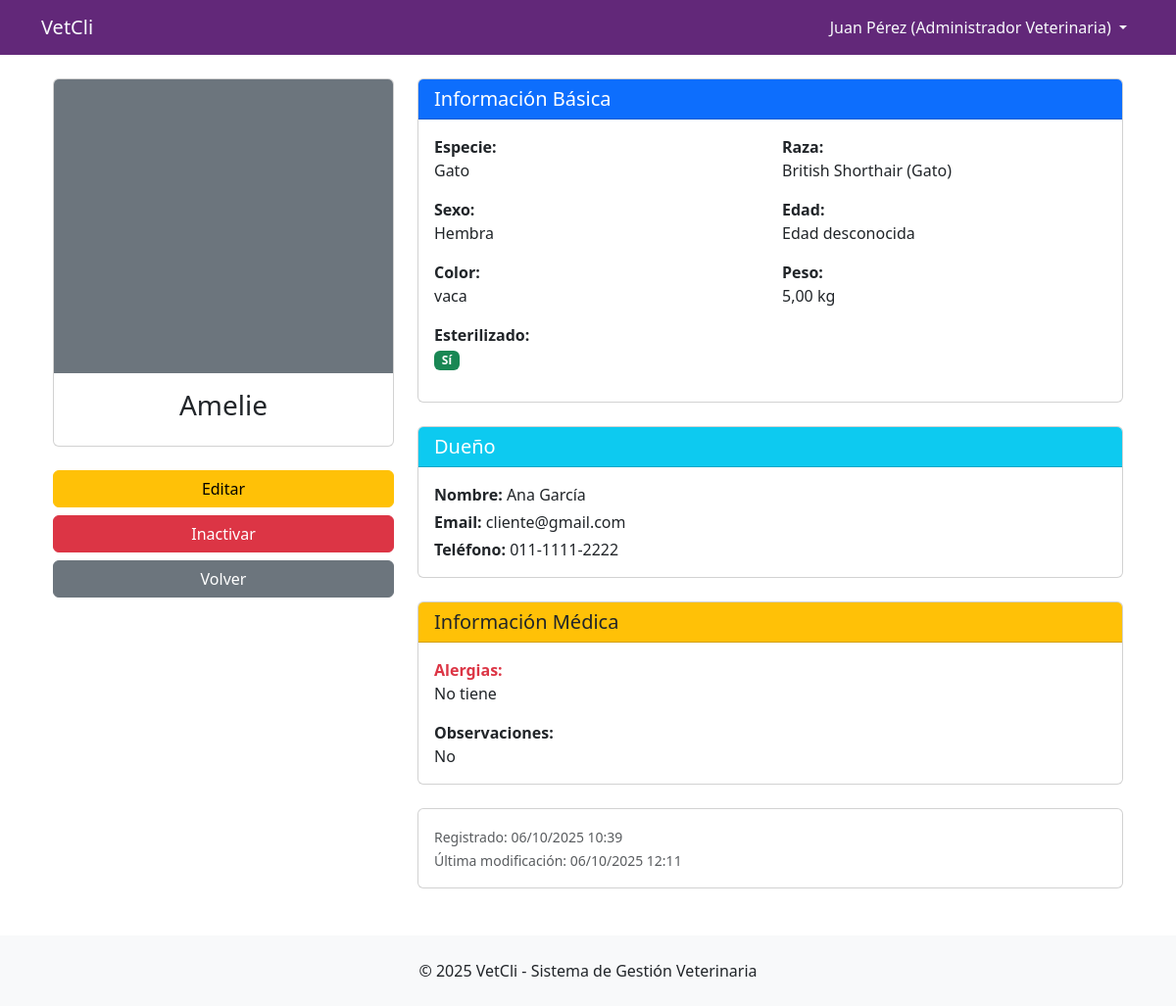
Page /mascotas/detalle/1/ (signed in) on the committed database.
### apps/accounts/models.py (models this page shows, shortened)
class CustomUser(AbstractUser):
    OPCIONES_ROL = [
        ("admin_veterinaria", "Administrador Veterinaria"),
        ("veterinario", "Veterinario"),
        ("cliente", "Cliente"),
    ]
    rol = models.CharField(max_length=20, choices=OPCIONES_ROL, default="cliente")
    telefono = models.CharField(max_length=15, blank=True)
    direccion = models.TextField(blank=True)
    dni = models.CharField(max_length=10, unique=True, null=True, blank=True)
    fecha_nacimiento = models.DateField(null=True, blank=True)
    clinica = models.ForeignKey(
        "clinicas.Clinica",
        on_delete=models.CASCADE,
        null=True,
        blank=True,
        related_name="usuarios",
    )
    pendiente_aprobacion = models.BooleanField(default=False)
    fecha_aprobacion = models.DateTimeField(null=True, blank=True)
    aprobado_por = models.ForeignKey(
        "self", on_delete=models.SET_NULL, null=True, blank=True
    )

### apps/mascotas/models.py (models this page shows, shortened)
class Mascota(models.Model):
    SEXO_CHOICES = [
        ("M", "Macho"),
        ("H", "Hembra"),
    ]
    nombre = models.CharField(max_length=100)
    especie = models.ForeignKey(
        Especie, on_delete=models.PROTECT, related_name="mascotas"
    )
    raza = models.ForeignKey(
        Raza, on_delete=models.SET_NULL, null=True, blank=True, related_name="mascotas"
    )
    dueno = models.ForeignKey(
        CustomUser,
        on_delete=models.CASCADE,
        related_name="mascotas",
        limit_choices_to={"rol": "cliente"},
    )
    sexo = models.CharField(max_length=1, choices=SEXO_CHOICES)
    fecha_nacimiento = models.DateField(
        null=True, blank=True, help_text="Fecha aproximada de nacimiento"
    )
    color = models.CharField(max_length=100, blank=True)
    peso = models.DecimalField(
        max_digits=6,
        decimal_places=2,
        validators=[MinValueValidator(0.01)],
        null=True,
        blank=True,
        help_text="Peso en kilogramos",
    )
    numero_chip = models.CharField(
        max_length=50,
        blank=True,
        unique=True,
        null=True,
        help_text="Número de microchip",
    )
    foto = models.ImageField(upload_to="mascotas/fotos/", blank=True, null=True)
    esterilizado = models.BooleanField(
        default=False, help_text="¿Está castrado/esterilizado?"
    )
    alergias = models.TextField(
        blank=True, help_text="Alergias conocidas (medicamentos, alimentos, etc.)"
    )
    condiciones_preexistentes = models.TextField(
        blank=True, help_text="Condiciones médicas crónicas o importantes"
    )
    observaciones = models.TextField(
        blank=True, help_text="Observaciones generales sobre la mascota"
    )
    activo = models.BooleanField(default=True, help_text="Mascota activa en el sistema")
    fecha_fallecimiento = models.DateField(
        null=True, blank=True, help_text="Fecha de fallecimiento (si aplica)"
    )
    fecha_registro = models.DateTimeField(auto_now_add=True)
    fecha_modificacion = models.DateTimeField(auto_now=True)
    class Meta:
        verbose_name = "Mascota"
        verbose_name_plural = "Mascotas"
        ordering = ["-fecha_registro"]
        indexes = [
            models.Index(fields=["dueno", "activo"]),
            models.Index(fields=["numero_chip"]),
        ]
    @property
    def edad(self):
        if not self.fecha_nacimiento:
            return None
    @property
    def edad_texto(self):
        edad = self.edad
        if edad is None:
            return "Edad desconocida"
        if edad == 0:
            meses = (timezone.now().date() - self.fecha_nacimiento).days // 30
            return f"{meses} meses" if meses != 1 else "1 mes"
        return f"{edad} años" if edad != 1 else "1 año"
    @property
    def esta_fallecido(self):
        return self.fecha_fallecimiento is not None

class Especie(models.Model):
    nombre = models.CharField(max_length=50, unique=True)
    descripcion = models.TextField(blank=True, null=True)
    activo = models.BooleanField(default=True)
    class Meta:
        verbose_name = "Especie"
        verbose_name_plural = "Especies"
        ordering = ["nombre"]
    def __str__(self):
        return self.nombre

class Raza(models.Model):
    nombre = models.CharField(max_length=100)
    especie = models.ForeignKey(Especie, on_delete=models.CASCADE, related_name="razas")
    descripcion = models.TextField(blank=True, null=True)
    activo = models.BooleanField(default=True)
    class Meta:
        verbose_name = "Raza"
        verbose_name_plural = "Razas"
        ordering = ["especie", "nombre"]
        unique_together = ["nombre", "especie"]
    def __str__(self):
        return f"{self.nombre} ({self.especie.nombre})"

### apps/mascotas/views.py (the view)
# urls.py: path("detalle/<int:pk>/", views.detalle_mascota, name="detalle_mascota"),
@login_required
def detalle_mascota(request, pk):
    mascota = get_object_or_404(
        Mascota.objects.select_related("especie", "raza", "dueno"), pk=pk
    )
    if request.user.rol == "cliente":
        if mascota.dueno != request.user:
            messages.error(request, "No tienes permiso para ver esta mascota.")
            return redirect("mascotas:mis_mascotas")
    elif request.user.rol not in ["admin_veterinaria", "veterinario"]:
        return HttpResponseForbidden("No tienes permiso para acceder.")
    context = {
        "mascota": mascota,
    }
    return render(request, "mascotas/detalle_mascota.html", context)

### templates/mascotas/detalle_mascota.html (shortened to what this page needs)
{% extends 'base.html' %}
{% load static %}
{% block content %}
<div class="container mt-4">
    <div class="row">
        <div class="col-md-4">
            <div class="card mb-4">
                {% if mascota.foto %}
                    <img src="{{ mascota.foto.url }}" class="card-img-top" alt="{{ mascota.nombre }}">
                {% else %}
                    <div class="card-img-top bg-secondary d-flex align-items-center justify-content-center" style="height: 300px;">
                    </div>
                {% endif %}
                <div class="card-body text-center">
                    <h3>{{ mascota.nombre }}</h3>
                </div>
            </div>
            {% if user.rol == 'cliente' and user == mascota.dueno %}
                <div class="d-grid gap-2">
                    <a href="{% url 'mascotas:editar_mascota' mascota.pk %}" class="btn btn-warning">
                        <i class="bi bi-pencil"></i> Editar Información
                    </a>
                    <a href="{% url 'mascotas:mis_mascotas' %}" class="btn btn-secondary">
                        <i class="bi bi-arrow-left"></i> Volver a Mis Mascotas
                    </a>
                </div>
            {% elif user.rol == 'admin_veterinaria' %}
                <div class="d-grid gap-2">
                    <a href="{% url 'mascotas:editar_mascota_admin' mascota.pk %}" class="btn btn-warning">
                         Editar
                    </a>
                    {% if mascota.activo %}
                        <a href="{% url 'mascotas:inactivar_mascota' mascota.pk %}" class="btn btn-danger">
                             Inactivar
                        </a>
                    {% else %}
                        <a href="{% url 'mascotas:activar_mascota' mascota.pk %}" class="btn btn-success">
                            <i class="bi bi-check-circle"></i> Activar
                        </a>
                    {% endif %}
                    <a href="{% url 'mascotas:lista_mascotas_admin' %}" class="btn btn-secondary">
                         Volver
                    </a>
                </div>
            {% endif %}
        </div>
        <div class="col-md-8">
            <div class="card mb-4">
                <div class="card-header bg-primary text-white">
                    <h5 class="mb-0"> Información Básica</h5>
                </div>
                <div class="card-body">
                    <div class="row">
                        <div class="col-md-6 mb-3">
                            <strong>Especie:</strong><br>
                            {{ mascota.especie }}
                        </div>
                        <div class="col-md-6 mb-3">
                            <strong>Raza:</strong><br>
                            {{ mascota.raza|default:"No especificada" }}
                        </div>
                        <div class="col-md-6 mb-3">
                            <strong>Sexo:</strong><br>
                            {{ mascota.get_sexo_display }}
                        </div>
                        <div class="col-md-6 mb-3">
                            <strong>Edad:</strong><br>
                            {{ mascota.edad_texto }}
                        </div>
                        <div class="col-md-6 mb-3">
                            <strong>Color:</strong><br>
                            {{ mascota.color|default:"No especificado" }}
                        </div>
                        {% if mascota.peso %}
                        <div class="col-md-6 mb-3">
                            <strong>Peso:</strong><br>
                            {{ mascota.peso }} kg
                        </div>
                        {% endif %}
                        <div class="col-md-6 mb-3">
                            <strong>Esterilizado:</strong><br>
                            {% if mascota.esterilizado %}
                                <span class="badge bg-success">Sí</span>
                            {% else %}
                                <span class="badge bg-secondary">No</span>
                            {% endif %}
                        </div>
                    </div>
                </div>
            </div>
            {% if user.rol != 'cliente' %}
            <div class="card mb-4">
                <div class="card-header bg-info text-white">
                    <h5 class="mb-0"> Dueño</h5>
                </div>
                <div class="card-body">
                    <p class="mb-1"><strong>Nombre:</strong> {{ mascota.dueno.get_full_name }}</p>
                    <p class="mb-1"><strong>Email:</strong> {{ mascota.dueno.email }}</p>
                    {% if mascota.dueno.telefono %}
                    <p class="mb-0"><strong>Teléfono:</strong> {{ mascota.dueno.telefono }}</p>
                    {% endif %}
                </div>
            </div>
            {% endif %}
            {% if mascota.alergias or mascota.condiciones_preexistentes or mascota.observaciones %}
            <div class="card mb-4">
                <div class="card-header bg-warning text-dark">
                    <h5 class="mb-0"> Información Médica</h5>
                </div>
                <div class="card-body">
                    {% if mascota.alergias %}
                    <div class="mb-3">
                        <strong class="text-danger">Alergias:</strong>
                        <p class="mb-0">{{ mascota.alergias }}</p>
                    </div>
                    {% endif %}
                    {% if mascota.observaciones %}
                    <div>
                        <strong>Observaciones:</strong>
                        <p class="mb-0">{{ mascota.observaciones }}</p>
                    </div>
                    {% endif %}
                </div>
            </div>
            {% endif %}
            <div class="card">
                <div class="card-body">
                    <small class="text-muted">
                         Registrado: {{ mascota.fecha_registro|date:"d/m/Y H:i" }}<br>
                         Última modificación: {{ mascota.fecha_modificacion|date:"d/m/Y H:i" }}
                    </small>
                </div>
            </div>
        </div>
    </div>
</div>
{% endblock %}

### templates/base.html (shortened to what this page needs)
<!DOCTYPE html>
<html lang="es">
<head>
    {% load django_bootstrap5 %}
    {% load static %}
    {% bootstrap_css %}
    {% block extra_css %}
        <link rel="stylesheet" href="{% static 'css/base.css' %}">
    {% endblock %}
</head>
<body>
    <nav class="navbar navbar-expand-lg navbar-dark navbar-purple">
        <div class="container">
            <a class="navbar-brand" href="{% url 'core:home' %}">VetCli</a>
            <div class="collapse navbar-collapse" id="navbarNav">
                <ul class="navbar-nav ms-auto">
                    {% if user.is_authenticated %}
                        <li class="nav-item dropdown">
                            <a class="nav-link dropdown-toggle" href="#" role="button" data-bs-toggle="dropdown">
                                {{ user.get_full_name|default:user.username }} ({{ user.get_rol_display }})
                            </a>
                        </li>
                    {% endif %}
                </ul>
            </div>
        </div>
    </nav>
    <main class="container my-4">
        {% block content %}{% endblock %}
    </main>
    <footer class="bg-light py-4 mt-5">
        <div class="container text-center">
            <p class="mb-0">&copy; 2025 VetCli - Sistema de Gestión Veterinaria</p>
        </div>
    </footer>
</body>
</html>

### static/css/base.css (style rules this page uses)
:root { --primary-purple: #6B46C1; --light-purple: #8B5CF6; --dark-purple: #622879; --bg-light: #F8FAFC; --text-dark: #1F2937; --border-light: #E5E7EB; }
.navbar-purple { background: var(--dark-purple)!important; }
.navbar-purple .navbar-brand, .navbar-purple .nav-link { color: var(--bg-light) !important; }

### rows in the picture
CustomUser: get_full_name "Juan Pérez", rol "Administrador Veterinaria"
Mascota: nombre "Amelie", especie "Gato", raza "British Shorthair (Gato)", sexo "Hembra", edad_texto "Edad desconocida", color "vaca", peso "5,00", dueno.get_full_name "Ana García", dueno.email "cliente@gmail.com", dueno.telefono "011-1111-2222", alergias "No tiene", observaciones "No", fecha_registro "06/10/2025 10:39", fecha_modificacion "06/10/2025 12:11"
